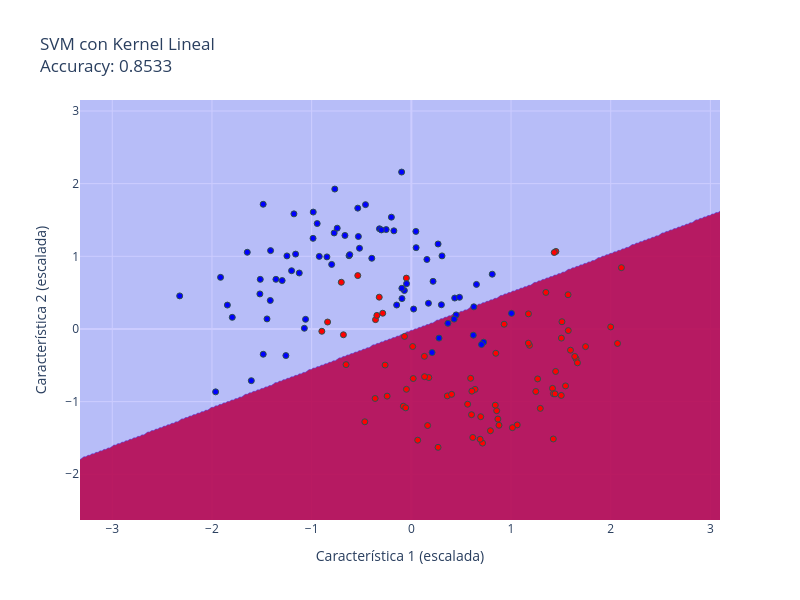

The code cell stored with this chart in its notebook:
### Code cell
fig = plot_decision_boundary(svm_linear, X_test, y_test, 'SVM con Kernel Lineal')
fig.show()

### Figure 1 — Plotly figure (JSON) as saved in the notebook; plotly's stock layout.template omitted (floating-point values rounded to 4 significant figures; data arrays with more than 128 entries replaced by an {"elided": "..."} marker saying what was removed)
{"data": [{"colorscale": [[0, "rgba(0,0,255,0.2)"], [1, "rgba(255,0,0,0.2)"]], "line": {"width": 0}, "showscale": false, "type": "contour", "x": {"elided": "322 float values"}, "y": {"elided": "290 float values"}, "z": {"elided": "290x322 int values"}}, {"marker": {"color": {"elided": "150 int values"}, "colorscale": [[0, "blue"], [1, "red"]], "line": {"color": "DarkSlateGrey", "width": 1}}, "mode": "markers", "showlegend": false, "type": "scatter", "x": {"elided": "150 float values"}, "y": {"elided": "150 float values"}}], "layout": {"height": 600, "title": {"text": "SVM con Kernel Lineal<br>Accuracy: 0.8533"}, "width": 800, "xaxis": {"title": {"text": "Característica 1 (escalada)"}}, "yaxis": {"title": {"text": "Característica 2 (escalada)"}}}}
